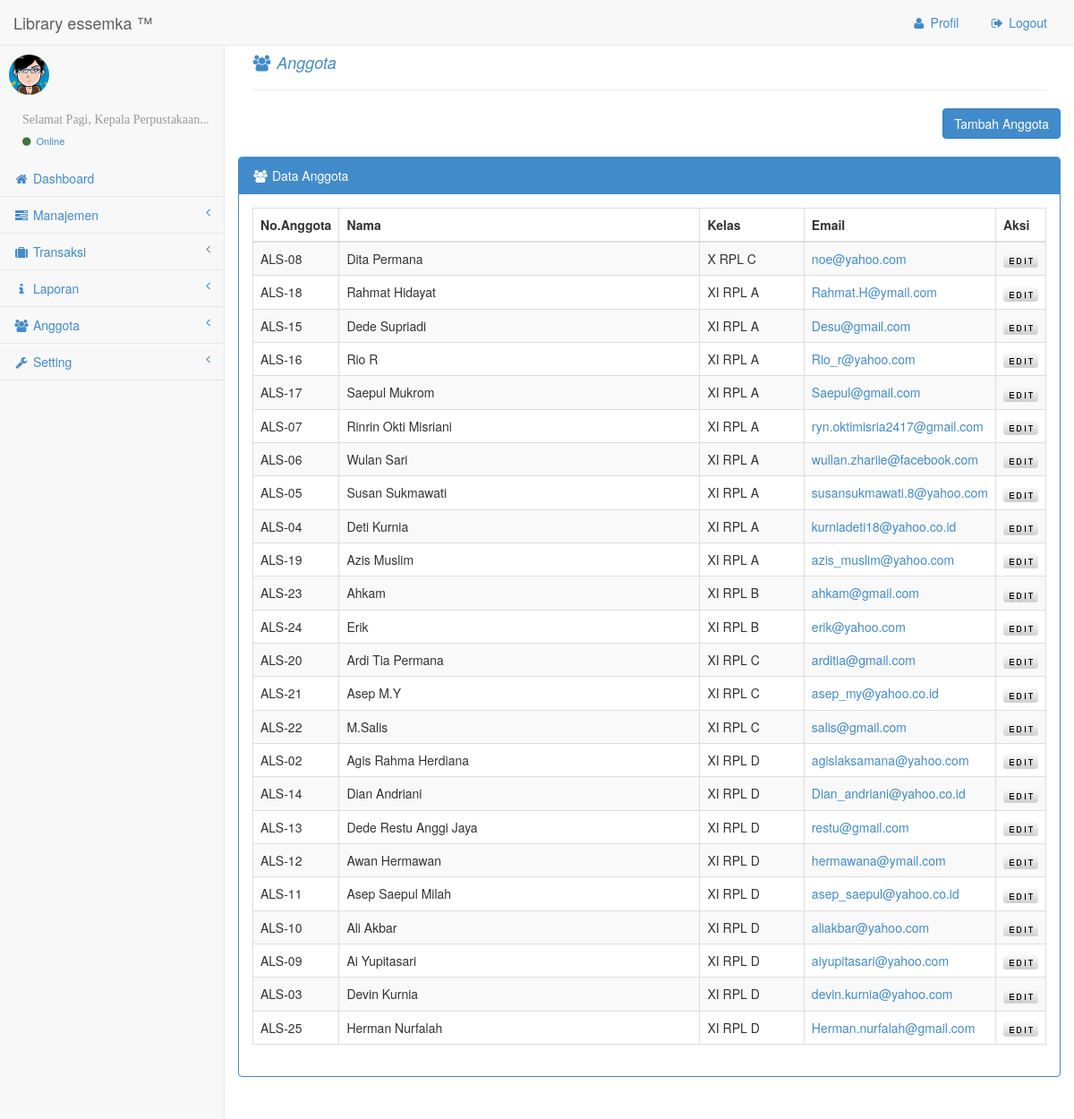
/administrator/media.php?module=anggota (signed in), run on the app's committed database.
### tables this page shows
CREATE TABLE IF NOT EXISTS `anggota` (
  `id_anggota` int(4) NOT NULL AUTO_INCREMENT,
  `no_anggota` varchar(20) NOT NULL,
  `nama` varchar(150) NOT NULL,
  `jk` enum('L','P') NOT NULL DEFAULT 'L',
  `kelas` varchar(20) NOT NULL,
  `alamat` varchar(250) NOT NULL,
  `email` varchar(100) NOT NULL,
  `telpon` varchar(15) NOT NULL,
  `meminjam` int(5) NOT NULL DEFAULT '0',
  `terlambat` int(5) NOT NULL,
  PRIMARY KEY (`id_anggota`)
);

CREATE TABLE IF NOT EXISTS `kelas` (
  `id_kelas` int(5) NOT NULL AUTO_INCREMENT,
  `nama_kelas` varchar(50) NOT NULL,
  `aktif` enum('Y','N') NOT NULL DEFAULT 'Y',
  PRIMARY KEY (`id_kelas`)
);

### administrator/modul/mod_anggota/anggota.php (the view, shortened to what this page needs)
<?php
 if (empty($_SESSION['username']) AND empty($_SESSION['passuser'])){
  echo "<link href='style.css' rel='stylesheet' type='text/css'>
 <center>Untuk mengakses modul, Anda harus login <br>";
  echo "<a href=../../index.php><b>LOGIN</b></a></center>";
}
else{
switch($_GET[act]){
  default:
    $tampil = mysql_query("SELECT A.id_anggota, B.nama_kelas, A.no_anggota, A.nama, A.email FROM anggota A, kelas B WHERE A.kelas=B.id_kelas ORDER BY A.kelas");
    echo "<div class='row'>
 <div class='col-lg-12'>
<h4><p class='text-primary'><em><i class='fa fa-users fa-fw'></i> Anggota</em></p></h4><hr>
 </div><br />
<div class='row'>
<div class='col-lg-12'>
<div align='right'> <button type='button' class='btn btn-primary' onclick=\"window.location.href='?module=anggota&act=tambahanggota';\">Tambah Anggota</button></div><br />
<div class='panel panel-primary'>
<div class='panel-heading'>
 <i class='fa fa-users fa-fw'></i> Data Anggota
</div>
<div class='panel-body'>
<div class='table-responsive'>
 <table class='table table-striped table-bordered table-hover' id='dataTables-example'>
<thead>
                    <tr>
                    <th>No.Anggota</th>
                    <th>Nama</th>
                    <th>Kelas</th>
                    <th>Email</th>
                    <th>Aksi</th>
                    </tr>
</thead>
<tbody>";
    while ($r=mysql_fetch_array($tampil)){
       echo "<tr>
                 <td width='5%'>$r[no_anggota]</td>
                 <td width='55%'>$r[nama]</td>
                 <td width='15%'>$r[nama_kelas]</td>
		         <td width='20%'%'><a href=mailto:$r[email]>$r[email]</a></td>
             <td width='5%'><a href=?module=anggota&act=editanggota&id=$r[id_anggota]><img src='img/edit.png' border='0' title='edit' /></a></td></tr>";
    }
    echo "</tbody></table></div></div></div></div>";
    break;
}
}
?>

### administrator/css/sb-admin.css (style rules this page uses)
body { padding-top: 100px; background-color: #f8f8f8; }
@media (min-width:768px) { body { padding-top: 50px; } }

### data on the page
anggota: no_anggota "ALS-08", nama "Dita Permana", kelas.nama_kelas "X RPL C", email "noe@yahoo.com"
anggota: no_anggota "ALS-18", nama "Rahmat Hidayat", kelas.nama_kelas "XI RPL A", email "Rahmat.H@ymail.com"
anggota: no_anggota "ALS-15", nama "Dede Supriadi", kelas.nama_kelas "XI RPL A", email "Desu@gmail.com"
anggota: no_anggota "ALS-16", nama "Rio R", kelas.nama_kelas "XI RPL A", email "Rio_r@yahoo.com"
anggota: no_anggota "ALS-17", nama "Saepul Mukrom", kelas.nama_kelas "XI RPL A", email "Saepul@gmail.com"
anggota: no_anggota "ALS-07", nama "Rinrin Okti Misriani", kelas.nama_kelas "XI RPL A", email "ryn.oktimisria2417@gmail.com"
anggota: no_anggota "ALS-06", nama "Wulan Sari", kelas.nama_kelas "XI RPL A", email "wullan.zhariie@facebook.com"
anggota: no_anggota "ALS-05", nama "Susan Sukmawati", kelas.nama_kelas "XI RPL A", email "susansukmawati.8@yahoo.com"
anggota: no_anggota "ALS-04", nama "Deti Kurnia", kelas.nama_kelas "XI RPL A", email "kurniadeti18@yahoo.co.id"
anggota: no_anggota "ALS-19", nama "Azis Muslim", kelas.nama_kelas "XI RPL A", email "azis_muslim@yahoo.com"
anggota: no_anggota "ALS-23", nama "Ahkam", kelas.nama_kelas "XI RPL B", email "ahkam@gmail.com"
anggota: no_anggota "ALS-24", nama "Erik", kelas.nama_kelas "XI RPL B", email "erik@yahoo.com"
anggota: no_anggota "ALS-20", nama "Ardi Tia Permana", kelas.nama_kelas "XI RPL C", email "arditia@gmail.com"
anggota: no_anggota "ALS-21", nama "Asep M.Y", kelas.nama_kelas "XI RPL C", email "asep_my@yahoo.co.id"
anggota: no_anggota "ALS-22", nama "M.Salis", kelas.nama_kelas "XI RPL C", email "salis@gmail.com"
anggota: no_anggota "ALS-02", nama "Agis Rahma Herdiana", kelas.nama_kelas "XI RPL D", email "agislaksamana@yahoo.com"
anggota: no_anggota "ALS-14", nama "Dian Andriani", kelas.nama_kelas "XI RPL D", email "Dian_andriani@yahoo.co.id"
anggota: no_anggota "ALS-13", nama "Dede Restu Anggi Jaya", kelas.nama_kelas "XI RPL D", email "restu@gmail.com"
anggota: no_anggota "ALS-12", nama "Awan Hermawan", kelas.nama_kelas "XI RPL D", email "hermawana@ymail.com"
anggota: no_anggota "ALS-11", nama "Asep Saepul Milah", kelas.nama_kelas "XI RPL D", email "asep_saepul@yahoo.co.id"
anggota: no_anggota "ALS-10", nama "Ali Akbar", kelas.nama_kelas "XI RPL D", email "aliakbar@yahoo.com"
anggota: no_anggota "ALS-09", nama "Ai Yupitasari", kelas.nama_kelas "XI RPL D", email "aiyupitasari@yahoo.com"
anggota: no_anggota "ALS-03", nama "Devin Kurnia", kelas.nama_kelas "XI RPL D", email "devin.kurnia@yahoo.com"
anggota: no_anggota "ALS-25", nama "Herman Nurfalah", kelas.nama_kelas "XI RPL D", email "Herman.nurfalah@gmail.com"
